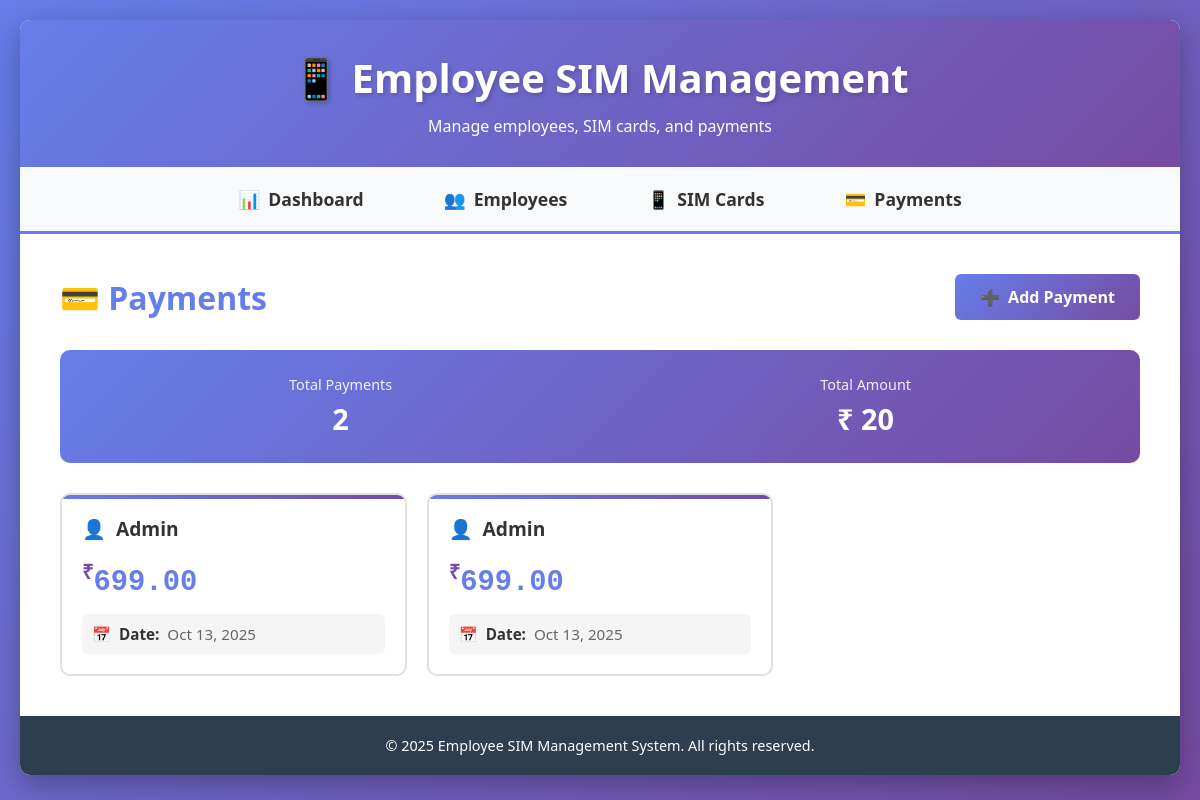
The page /payments/ on the database its author committed.
### core/models.py (models this page shows, shortened)
class Payment(models.Model):
    employee = models.ForeignKey(Employee, on_delete=models.CASCADE, limit_choices_to={'status': 'active'})
    sim_card = models.ForeignKey(SimCard, on_delete=models.CASCADE)
    amount = models.DecimalField(max_digits=10, decimal_places=2)
    date = models.DateTimeField(auto_now_add=True)

class Employee(models.Model):
    STATUS_CHOICES = (('active', 'Active'), ('inactive', 'Inactive'))
    name = models.CharField(max_length=100)
    email = models.EmailField(unique=True)
    status = models.CharField(max_length=10, choices=STATUS_CHOICES, default='active')

### core/views.py (the view)
# urls.py: path("payments/", views.payment_list, name="payment_list"),
def payment_list(request):
    payments = Payment.objects.all()
    return render(request, "payments/list.html", {"payments": payments})

### core/templates/payments/list.html (shortened to what this page needs)
{% extends 'base.html' %}
{% block content %}
<div class="list-header">
    <h2>💳 Payments</h2>
    <a href="/payments/add/" class="btn-add">
        <span>➕</span>
        <span>Add Payment</span>
    </a>
</div>
{% if payments %}
<div class="payment-summary">
    <div class="summary-item">
        <div class="summary-label">Total Payments</div>
        <div class="summary-value">{{ payments|length }}</div>
    </div>
    <div class="summary-item">
        <div class="summary-label">Total Amount</div>
        <div class="summary-value">₹ {% widthratio payments|length 1 1 %}0</div>
    </div>
</div>
<ul class="payment-grid">
    {% for p in payments %}
    <li class="payment-card">
        <div class="payment-employee">
            <span>👤</span>
            <span>{{ p.employee.name }}</span>
        </div>
        <div class="payment-amount">
            <span class="currency-symbol">₹</span>{{ p.amount }}
        </div>
        <div class="payment-date">
            <span>📅</span>
            <strong>Date:</strong>
            <span>{{ p.date|date:"M d, Y" }}</span>
        </div>
    </li>
    {% endfor %}
</ul>
{% else %}
<div class="empty-state">
    <div class="empty-state-icon">💳</div>
    <h3>No Payments Found</h3>
    <p>Get started by recording your first payment.</p>
</div>
{% endif %}
{% endblock %}

### core/templates/base.html (style rules this page uses)
* { margin: 0; padding: 0; box-sizing: border-box; }
body { font-family: 'Segoe UI', Tahoma, Geneva, Verdana, sans-serif; background: linear-gradient(135deg, #667eea 0%, #764ba2 100%); min-height: 100vh; padding: 20px; }

### core/templates/payments/list.html (style rules this page uses)
.list-header { display: flex; justify-content: space-between; align-items: center; margin-bottom: 30px; flex-wrap: wrap; gap: 20px; }
.list-header h2 { color: #667eea; font-size: 2em; margin: 0; }
.btn-add { background: linear-gradient(135deg, #667eea 0%, #764ba2 100%); color: white; padding: 12px 25px; border-radius: 6px; text-decoration: none; font-weight: 600; transition: all 0.3s ease; display: inline-flex; align-items: center; gap: 8px; }
.payment-grid { display: grid; grid-template-columns: repeat(auto-fill, minmax(340px, 1fr)); gap: 20px; list-style: none; }
.payment-card { background: white; border: 2px solid #e0e0e0; border-radius: 10px; padding: 20px; transition: all 0.3s ease; position: relative; overflow: hidden; }
.payment-card::before { content: ''; position: absolute; top: 0; left: 0; right: 0; height: 4px; background: linear-gradient(135deg, #667eea 0%, #764ba2 100%); }
.payment-employee { font-size: 1.2em; font-weight: 700; color: #333; margin-bottom: 15px; display: flex; align-items: center; gap: 10px; }
.payment-amount { font-size: 1.8em; font-weight: 800; color: #667eea; margin-bottom: 10px; font-family: 'Courier New', monospace; }
.payment-date { display: flex; align-items: center; gap: 8px; color: #666; font-size: 0.95em; padding: 10px; background: #f5f5f5; border-radius: 6px; margin-top: 15px; }
.payment-date strong { color: #333; }
.currency-symbol { font-size: 0.7em; vertical-align: super; color: #764ba2; }
.payment-summary { background: linear-gradient(135deg, #667eea 0%, #764ba2 100%); color: white; padding: 25px; border-radius: 10px; margin-bottom: 30px; display: flex; justify-content: space-around; flex-wrap: wrap; gap: 20px; }
.summary-item { text-align: center; }
.summary-label { font-size: 0.9em; opacity: 0.9; margin-bottom: 5px; }
.summary-value { font-size: 1.8em; font-weight: 700; }

### rows shown on the page
Payment: employee.name "Admin", amount "699.00", date "Oct 13, 2025"
Payment: employee.name "Admin", amount "699.00", date "Oct 13, 2025"

### other values the page prints
{{ payments|length }} "2"
